Frame 1 (no input): blank canvas, image omitted
Frame 60 (the mouse pressed at the canvas centre just before this capture): blank canvas, image omitted
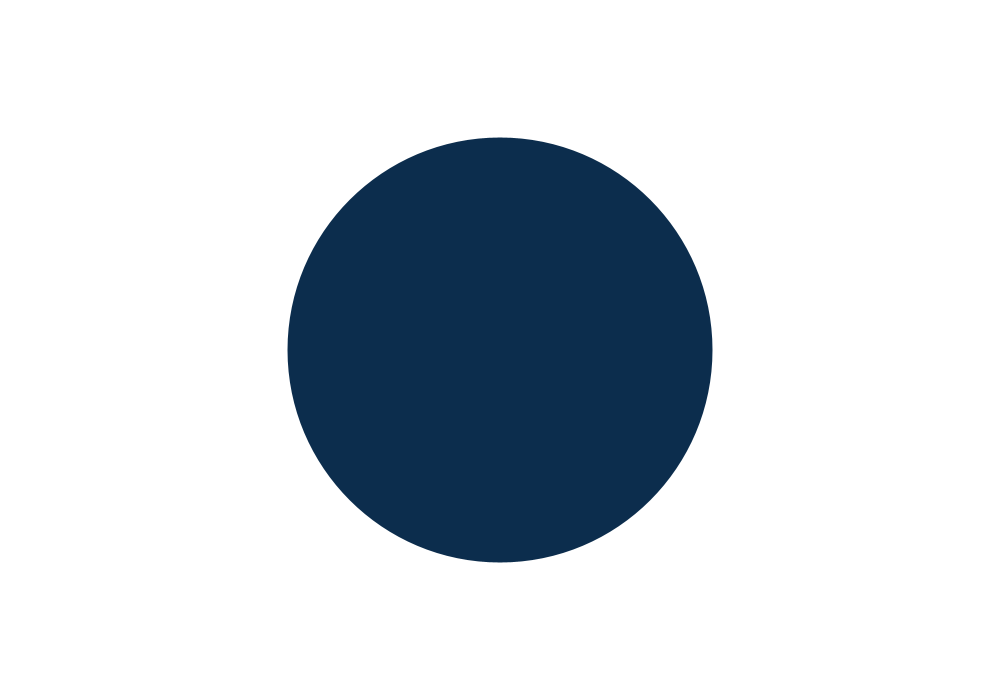
Frame 120 (the mouse held since frame 60 and released just before this capture)

The Processing sketch whose frames 1 and 60 were blank and that drew this single picture after the mouse press (run headless with seeded random() and noise(); from frame 60 on, the mouse is pressed at the canvas centre):

// Processing sketch: processing_37327
// ── processing_37327.pde

/*
KEYS:
SPACEBAR = CLEAR
RIGHT CLICK = SQUARE
LEFT CLICK = CIRCLE
Speed of mouse =  shape size

made by Miranda Kuang
*/

//---------------------------------------------------------------
boolean xPressed, aPressed;
boolean lmouse, rmouse = false;
float f, k;

void keyPressed()
{
  if (key == ' ') background(255);
}
//-----------------
void setup()
{
  noCursor();
  size(1000, 700);
  smooth();
  noStroke();
  background(255);
  f = random(0, 255);
  k = 255;
  colorMode(HSB, 255);
  color c = color(random(75,255), random(75,255), random(75,255));
  fill(c);
  float value = brightness(c);
  fill(value);
}
//---------------
void draw()
{
  fill(random(75, 225), random(75, 225), random(75, 225));
  brush(mouseX, mouseY, pmouseX, pmouseY);
}
//-------------
void mousePressed()
{
  if (mouseButton == LEFT)
  {
    lmouse = true;
  }
  if (mouseButton == RIGHT)
  {
    lmouse = false;
  }
}

//-------------
void brush(int x, int y, int px, int py) 
{
  float speed = abs(x-px) + abs(y-py);
  //--------------
  if (lmouse)
  {
    rect(x, y, speed/2, speed/2);
  }
  else ellipse(x, y, speed/2, speed/2);
}
